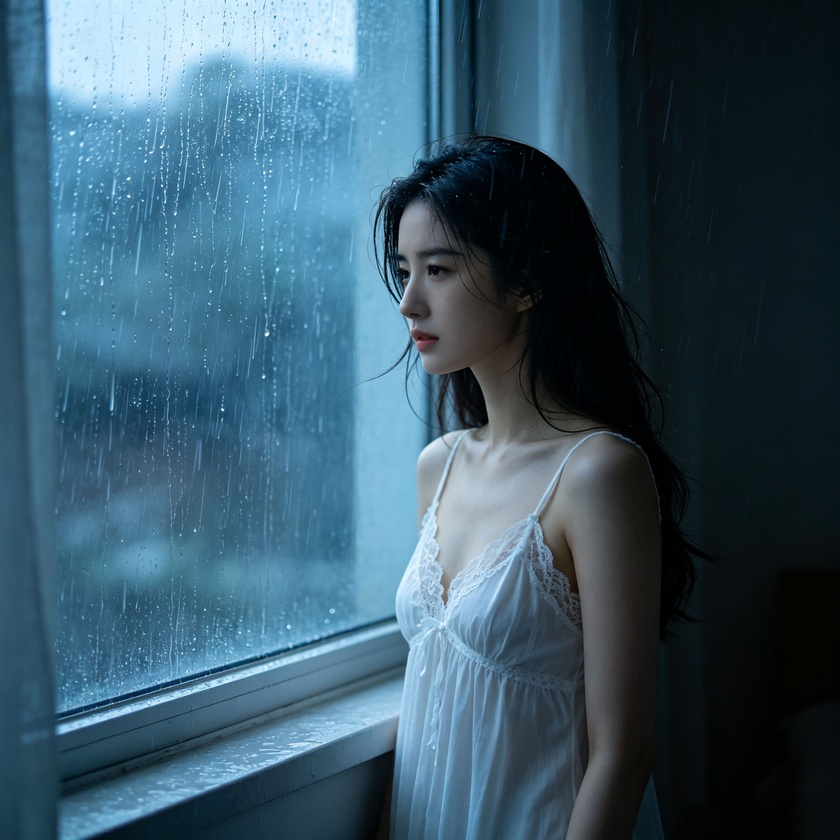
#> input picture utils/doubao_pipeline/test_input/img10.jpg, 840 x 840 px, shrunk from 2048 x 2048 before the run
$ python watermark_removal.py test_input/img10.jpg out.png test_input/img10.jpg
#> lines starting #> are read from the running program, lines starting #| are printed output that depends on the picture
#!/usr/bin/env python3
"""
豆包水印去除工具 - 图像处理方法
去除底部"豆包AI生成"文字水印
"""

import sys
import numpy as np
from PIL import Image, ImageFilter, ImageDraw
from pathlib import Path


def remove_watermark_blur(input_path: str, output_path: str) -> bool:
    """去除豆包水印 - 使用背景色覆盖 + 边缘模糊"""
#> called with input_path = 'test_input/img10.jpg', output_path = 'out.png'
    try:
        img = Image.open(input_path)
#> img is the input picture: PIL image 840x840 RGB; mean R, G, B 57.6, 88, 105.2
        width, height = img.size
#> width = 840; height = 840

        # 豆包水印在底部中间区域
        watermark_h = int(height * 0.06)
#> watermark_h = 50
        watermark_w = int(width * 0.30)
#> watermark_w = 252
        x = (width - watermark_w) // 2
#> x = 294
        y = height - watermark_h - 10
#> y = 780

        print(f"覆盖水印区域: ({x}, {y} 大小 {watermark_w}x{watermark_h})")
#| 覆盖水印区域: (294, 780 大小 252x50)

        # 获取水印上方背景区域的平均颜色
        bg_region = img.crop((x, y - 30, x + watermark_w, y))
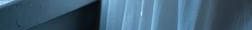
#> bg_region: PIL image 252x30 RGB; mean R, G, B 65.7, 95.9, 117.4
        bg_colors = list(bg_region.getdata())
#> bg_colors = 7560 items, first 6: (137, 182, 213), (124, 169, 202), (129, 175, 209), (137, 183, 217), (148, 194, 227), (143, 189, 222)

        # 计算平均RGB
        if bg_colors:
            avg_r = sum(c[0] for c in bg_colors) // len(bg_colors)
#> avg_r = 65
            avg_g = sum(c[1] for c in bg_colors) // len(bg_colors)
#> avg_g = 95
            avg_b = sum(c[2] for c in bg_colors) // len(bg_colors)
#> avg_b = 117
            fill_color = (avg_r, avg_g, avg_b)
#> fill_color = (65, 95, 117)
        else:
            fill_color = (255, 255, 255)  # 默认白色

        # 创建新的水印区域，填充背景色
        watermark_region = Image.new('RGB', (watermark_w, watermark_h), fill_color)
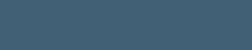
#> watermark_region: PIL image 252x50 RGB; mean R, G, B 65, 95, 117

        # 对边缘区域做轻微模糊以融合
        blurred_top = watermark_region.filter(ImageFilter.GaussianBlur(radius=3))
        blurred_bottom = watermark_region.filter(ImageFilter.GaussianBlur(radius=3))

        # 粘贴回原图
        img.paste(blurred_top, (x, y))

        img.save(output_path, quality=95)
        print(f"✅ 去水印完成: {output_path}")
        return True

    except Exception as e:
        print(f"❌ 去水印失败: {e}")
        return False


def remove_watermark_crop(input_path: str, output_path: str) -> bool:
    """裁剪底部去除水印（简单方案）"""
    try:
        img = Image.open(input_path)
        width, height = img.size

        # 裁掉底部8%
        crop_h = int(height * 0.08)
        cropped = img.crop((0, 0, width, height - crop_h))

        cropped.save(output_path, quality=95)
        print(f"✅ 裁剪去水印: {width}x{height} -> {cropped.size}")
        return True
    except Exception as e:
        print(f"❌ 裁剪失败: {e}")
        return False


def main():
    if len(sys.argv) < 3:
        print("用法: python3 watermark_removal.py <输入图片> <输出图片> [方法]")
        print("方法: blur (默认, 强力模糊) | crop (裁剪底部)")
        sys.exit(1)

    input_path = sys.argv[1]
    output_path = sys.argv[2]
    method = sys.argv[3] if len(sys.argv) > 3 else "blur"

    if not Path(input_path).exists():
        print(f"输入文件不存在: {input_path}")
        sys.exit(1)

    if method == "crop":
        success = remove_watermark_crop(input_path, output_path)
    else:
        success = remove_watermark_blur(input_path, output_path)

    sys.exit(0 if success else 1)
#> (the program exits here)
